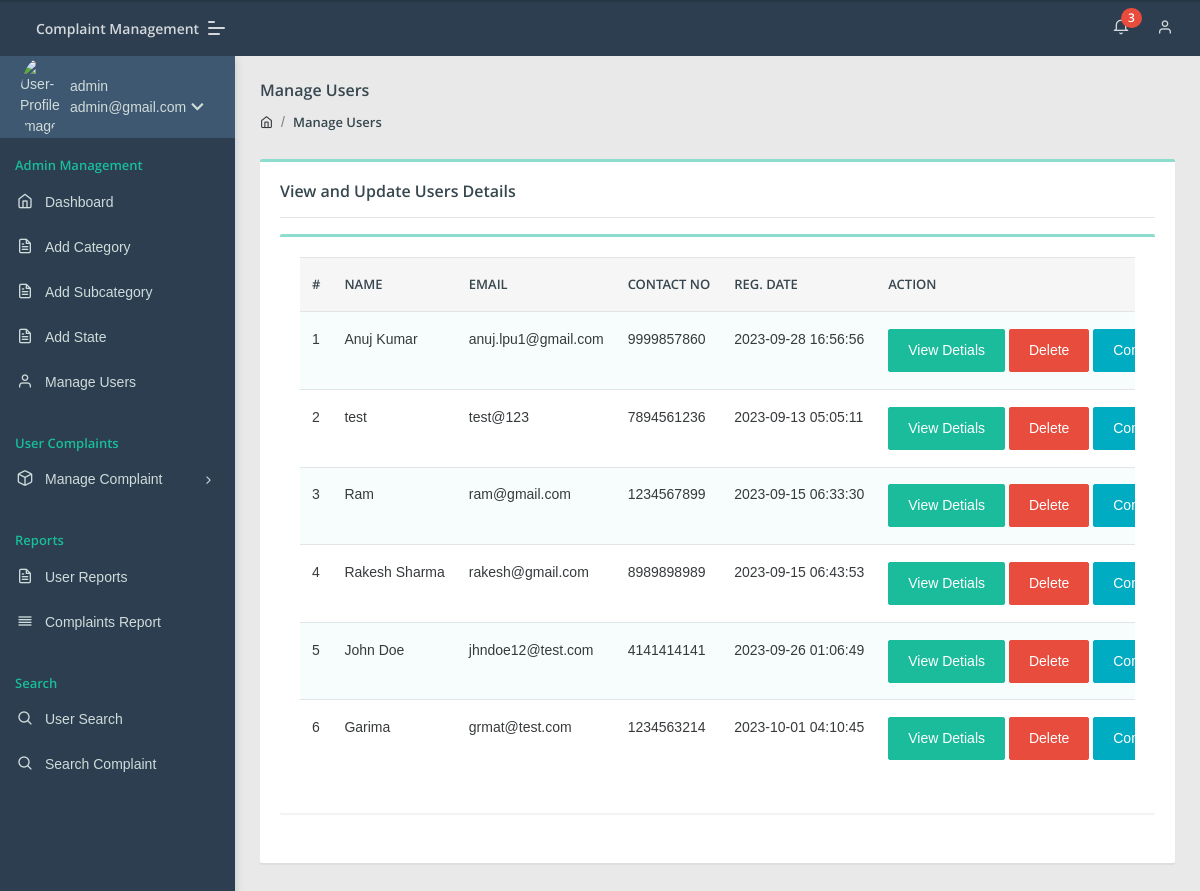
/cms/admin/manage-users.php (signed in), run on the app's committed database.
### tables this page shows
CREATE TABLE `users` (
  `id` int(11) NOT NULL,
  `fullName` varchar(255) DEFAULT NULL,
  `userEmail` varchar(255) DEFAULT NULL,
  `password` varchar(255) DEFAULT NULL,
  `contactNo` bigint(11) DEFAULT NULL,
  `address` tinytext DEFAULT NULL,
  `State` varchar(255) DEFAULT NULL,
  `country` varchar(255) DEFAULT NULL,
  `pincode` int(6) DEFAULT NULL,
  `userImage` varchar(255) DEFAULT NULL,
  `regDate` timestamp NOT NULL DEFAULT current_timestamp(),
  `updationDate` timestamp NULL DEFAULT NULL,
  `status` int(1) DEFAULT NULL
);

### cms/admin/manage-users.php (the view, shortened to what this page needs)
<?php
include('include/config.php');
if(strlen($_SESSION['aid'])==0)
    {
header('location:index.php');
}
else{
?>
<!DOCTYPE html>
<html lang="en">
<head>
    <link rel="stylesheet" href="assets/css/style.css">
</head>
<body class="">
	<?php include('include/sidebar.php');?>
	<?php include('include/header.php');?>
<section class="pcoded-main-container">
    <div class="pcoded-content">
        <div class="page-header">
            <div class="page-block">
                <div class="row align-items-center">
                    <div class="col-md-12">
                        <div class="page-header-title">
                            <h5 class="m-b-10">Manage Users</h5>
                        </div>
                        <ul class="breadcrumb">
                            <li class="breadcrumb-item"><a href="dashboard.php"><i class="feather icon-home"></i></a></li>
                            <li class="breadcrumb-item"><a href="manage-users.php">Manage Users</a></li>
                        </ul>
                    </div>
                </div>
            </div>
        </div>
        <div class="row">
            <div class="col-sm-12">
                <div class="card">
                    <div class="card-body">
                        <h5>View and Update Users Details</h5>
                        <hr>
                      <div class="row">
                            <div class="col-xl-12">
                <div class="card">
                    <div class="card-body table-border-style">
                        <div class="table-responsive">
                            <table class="table table-striped">
                                <thead>
                                        <tr>
                                            <th>#</th>
                                            <th> Name</th>
                                            <th>Email </th>
                                            <th>Contact no</th>
                                            <th>Reg. Date </th>
                                            <th>Action</th>
                                        </tr>
                                </thead>
                                <tbody>
                                    <?php $query=mysqli_query($con,"select * from users");
$cnt=1;
while($row=mysqli_fetch_array($query))
{
?>
                                        <tr>
                                            <td><?php echo htmlentities($cnt);?></td>
                                            <td><?php echo htmlentities($row['fullName']);?></td>
                                            <td><?php echo htmlentities($row['userEmail']);?></td>
                                            <td> <?php echo htmlentities($row['contactNo']);?></td>
                                            <td><?php echo htmlentities($row['regDate']);?></td>
<td><a href="javascript:void(0);" onClick="popUpWindow('userprofile.php?uid=<?php echo htmlentities($row['id']);?>');" title="View Details" class="btn btn-primary  btn-xs">View Detials</a>
<a href="manage-users.php?uid=<?php echo htmlentities($row['id']);?>&&action=del" title="Delete" onClick="return confirm('All complaints belongs to user will also delete.')" class="btn btn-danger">Delete</a>
<a href="user-complaints.php?uid=<?php echo htmlentities($row['id']);?>&&uname=<?php echo htmlentities($row['fullName']);?>" title="View User Complaints" class="btn btn-info  btn-xs">Complaints</a>
                                        </td>
                                        </tr>
                                        <?php $cnt=$cnt+1; } ?>
                                </tbody>
                            </table>
                        </div>
                    </div>
                </div>
            </div>
                        </div>
                    </div>
                </div>
            </div>
        </div>
    </div>
</section>
</body>
</html>
<?php } ?>

### cms/admin/include/sidebar.php (shortened to what this page needs)
	<nav class="pcoded-navbar  ">
		<div class="navbar-wrapper  ">
			<div class="navbar-content scroll-div " >
				<div class="">
					<div class="main-menu-header">
						<img class="img-radius" src="assets/images/user/user-gear.png" alt="User-Profile-Image">
						<div class="user-details">
							<?php
$id=intval($_SESSION["aid"]);
$query=mysqli_query($con,"select * from admin where id='$id'");
while($row=mysqli_fetch_array($query))
{
?>
							<span><?php echo  htmlentities($row['fullname']);?></span>
							<div id="more-details"><?php echo  htmlentities($row['email']);?><i class="fa fa-chevron-down m-l-5"></i></div><?php } ?>
						</div>
					</div>
				</div>
				<ul class="nav pcoded-inner-navbar ">
					<li class="nav-item pcoded-menu-caption">
						<label>Admin Management</label>
					</li>
					<li class="nav-item">
					    <a href="dashboard.php" class="nav-link "><span class="pcoded-micon"><i class="feather icon-home"></i></span><span class="pcoded-mtext">Dashboard</span></a>
					</li>
					<li class="nav-item">
					    <a href="category.php" class="nav-link "><span class="pcoded-micon"><i class="feather icon-file-text"></i></span><span class="pcoded-mtext">Add Category</span></a>
					</li>
					<li class="nav-item">
					    <a href="subcategory.php" class="nav-link "><span class="pcoded-micon"><i class="feather icon-file-text"></i></span><span class="pcoded-mtext">Add Subcategory</span></a>
					</li>
					<li class="nav-item">
					    <a href="state.php" class="nav-link "><span class="pcoded-micon"><i class="feather icon-file-text"></i></span><span class="pcoded-mtext">Add State</span></a>
					</li>
					<li class="nav-item">
					    <a href="manage-users.php" class="nav-link "><span class="pcoded-micon"><i class="feather icon-user"></i></span><span class="pcoded-mtext">Manage Users</span></a>
					</li>
					<li class="nav-item pcoded-menu-caption">
						<label>User Complaints</label>
					</li>
					<li class="nav-item pcoded-hasmenu">
						<a href="#!" class="nav-link "><span class="pcoded-micon"><i class="feather icon-box"></i></span><span class="pcoded-mtext">Manage Complaint</span></a>
					</li>
					<li class="nav-item pcoded-menu-caption">
					    <label>Reports</label>
					</li>
					<li class="nav-item">
					    <a href="between-date-userreport.php" class="nav-link "><span class="pcoded-micon"><i class="feather icon-file-text"></i></span><span class="pcoded-mtext">User Reports</span></a>
					</li>
					<li class="nav-item">
					    <a href="between-date-complaintreport.php" class="nav-link "><span class="pcoded-micon"><i class="feather icon-align-justify"></i></span><span class="pcoded-mtext">Complaints Report</span></a>
					</li>
					<li class="nav-item pcoded-menu-caption">
						<label>Search</label>
					</li>
					<li class="nav-item">
					    <a href="user-search.php" class="nav-link "><span class="pcoded-micon"><i class="feather icon-search"></i></span><span class="pcoded-mtext">User Search</span></a>
					</li>
					<li class="nav-item">
					    <a href="complaint-search.php" class="nav-link "><span class="pcoded-micon"><i class="feather icon-search"></i></span><span class="pcoded-mtext">Search Complaint</span></a>
					</li>
				</ul>
			</div>
		</div>
	</nav>

### data on the page
users: fullName "Anuj Kumar", userEmail "anuj.lpu1@gmail.com", contactNo "9999857860", regDate "2023-09-28 16:56:56"
users: fullName "test", userEmail "test@123", contactNo "7894561236", regDate "2023-09-13 05:05:11"
users: fullName "Ram", userEmail "ram@gmail.com", contactNo "1234567899", regDate "2023-09-15 06:33:30"
users: fullName "Rakesh Sharma", userEmail "rakesh@gmail.com", contactNo "8989898989", regDate "2023-09-15 06:43:53"
users: fullName "John Doe", userEmail "jhndoe12@test.com", contactNo "4141414141", regDate "2023-09-26 01:06:49"
users: fullName "Garima", userEmail "grmat@test.com", contactNo "1234563214", regDate "2023-10-01 04:10:45"

### other printed values
$row['fullname'] "admin"
$row['email'] "admin@gmail.com"
$num1 "3"
